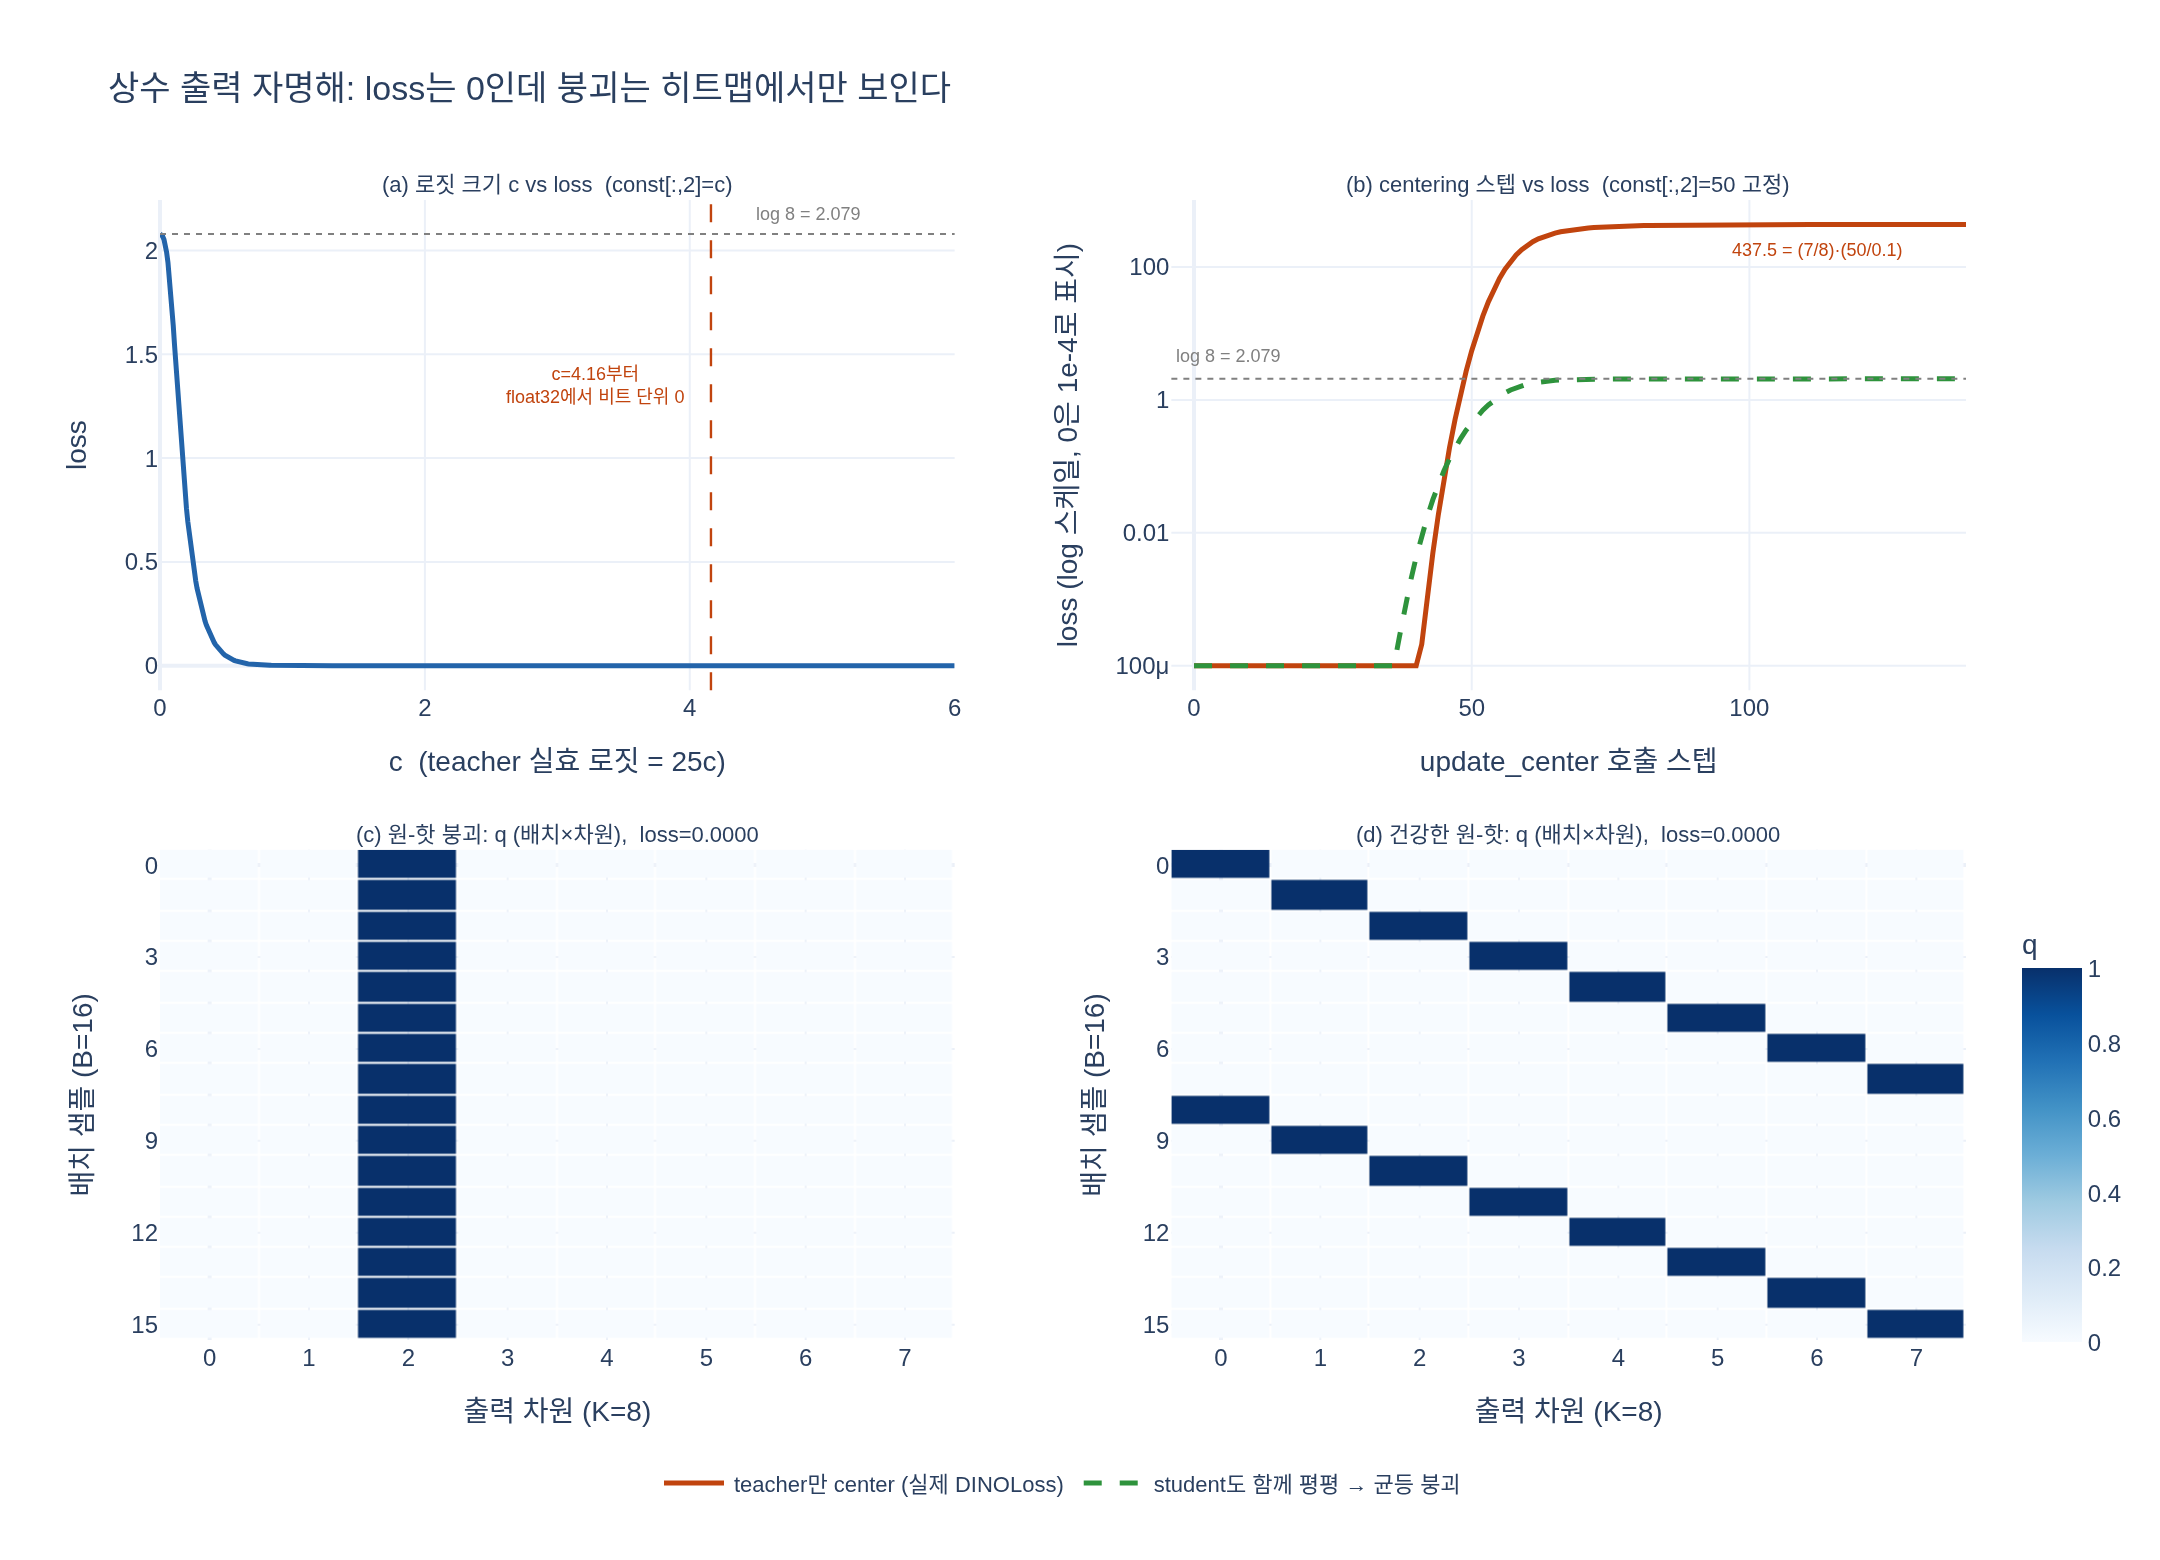

The script that drew this image:
# ---
# jupyter:
#   jupytext:
#     text_representation:
#       extension: .py
#       format_name: percent
#       format_version: '1.3'
#   kernelspec:
#     display_name: Python 3
#     language: python
#     name: python3
# ---

# %% [markdown]
# # 4절 자명해 시연 — 상수 출력 하나로 loss를 0으로 만들기
#
# 카드 질문: **4절의 자명해 시연에서 원-핫 붕괴를 어떻게 흉내 냈고 loss는 얼마였는가?**
#
# 답의 핵심은 두 줄이다.
#
# ```python
# const = torch.zeros(B, out_dim); const[:, 2] = 50.0   # 모든 샘플이 2번 차원에 로짓 50
# s_out = torch.cat([const, const]);  t_out = s_out.clone()   # 두 crop에 똑같이
# # → loss = 0.0000
# ```
#
# 학습은 없다. "네트워크가 입력을 아예 안 보고 항상 같은 로짓을 뱉는다"고 **가정만** 하고
# `DINOLoss`를 한 번 호출한다. 그런데 점수가 만점(0)이다.
#
# 이 스크립트는 노트북 4절을 그대로 재현한 뒤 네 방향으로 늘린다.
#
# 1. 세 시나리오 재현 — 원-핫 붕괴 0.0, 균등 붕괴 $\log 8$, 건강한 원-핫 0.0
# 2. **로짓 크기 $c$ 스윕** — 왜 하필 50인가? 언제부터 float32에서 진짜 0이 되나
# 3. **`use_center=True`** — centering을 켜면 이 치트가 어떻게 무너지는가
# 4. **loss는 붕괴를 못 잡는다**의 정량화 — 보조 지표 표
#
# 의존성: `torch`, `plotly`, `kaleido`.

# %%
import math

import torch
import torch.nn as nn
import torch.nn.functional as F
import plotly.graph_objects as go
from plotly.subplots import make_subplots

torch.manual_seed(0)
torch.set_printoptions(precision=3, sci_mode=False)


def _show(fig):
    try:
        from IPython import get_ipython
        if get_ipython() is not None:
            fig.show()
    except ImportError:
        pass


print("torch", torch.__version__)
# 출력: torch 2.4.0+cu121

# %% [markdown]
# ## 0. `MiniDINOLoss` — 노트북 3절과 동일 (자립 실행용 재정의)
#
# 원본 `main_dino.py`의 `DINOLoss`에서 `dist.all_reduce`와 teacher temp warmup만 뺀 것이다.
# 붕괴 방지 두 장치가 `forward` 안의 한 줄에 모여 있다.
#
# $$q = \mathrm{softmax}\!\left(\frac{z^{t} - \mathrm{center}}{\tau_t}\right),\qquad
#   p = \mathrm{softmax}\!\left(\frac{z^{s}}{\tau_s}\right),\qquad
#   \mathcal{L} = -\sum_i q_i \log p_i$$
#
# 기본값은 $\tau_t = 0.04$ (sharpening), $\tau_s = 0.1$.

# %%
class MiniDINOLoss(nn.Module):
    def __init__(self, out_dim, ncrops, teacher_temp, student_temp=0.1,
                 center_momentum=0.9, use_center=True):
        super().__init__()
        self.student_temp = student_temp
        self.teacher_temp = teacher_temp
        self.center_momentum = center_momentum
        self.ncrops = ncrops
        self.use_center = use_center
        self.register_buffer("center", torch.zeros(1, out_dim))

    def forward(self, student_output, teacher_output):
        student_out = (student_output / self.student_temp).chunk(self.ncrops)

        center = self.center if self.use_center else 0.0
        teacher_out = F.softmax((teacher_output - center) / self.teacher_temp, dim=-1)
        teacher_out = teacher_out.detach().chunk(2)

        total_loss, n_terms = 0.0, 0
        for iq, q in enumerate(teacher_out):
            for v in range(len(student_out)):
                if v == iq:
                    continue
                loss = torch.sum(-q * F.log_softmax(student_out[v], dim=-1), dim=-1)
                total_loss += loss.mean()
                n_terms += 1
        total_loss /= n_terms
        self.update_center(teacher_output)
        return total_loss

    @torch.no_grad()
    def update_center(self, teacher_output):
        batch_center = teacher_output.mean(dim=0, keepdim=True)
        self.center = self.center * self.center_momentum + batch_center * (1 - self.center_momentum)


def entropy(p):
    return -(p * p.clamp_min(1e-12).log()).sum(-1)


# %% [markdown]
# ## 1. 노트북 4절 재현 — 세 가지 상수 출력
#
# `B=16`, `out_dim=8`. crop은 global 2개뿐이므로 `ncrops=2`, 그리고 centering은 일단 끈다.

# %%
B, out_dim = 16, 8
loss_fn = MiniDINOLoss(out_dim, ncrops=2, teacher_temp=0.04, use_center=False)

# (1) 원-핫 붕괴 — 카드가 묻는 바로 그 코드
const = torch.zeros(B, out_dim)
const[:, 2] = 50.0
s_out = torch.cat([const, const])          # crop 2개, 전부 같은 출력
t_out = s_out.clone()
l_onehot = loss_fn(s_out, t_out).item()
print(f"one-hot collapse : loss = {l_onehot:.4f}   ← 0. 완벽한 점수")
# 출력: one-hot collapse : loss = 0.0000   ← 0. 완벽한 점수

# (2) 균등 붕괴 — 전부 0 로짓
zeros = torch.zeros(2 * B, out_dim)
l_uniform = loss_fn(zeros, zeros).item()
print(f"uniform collapse : loss = {l_uniform:.4f}   ← log 8 = {math.log(8):.4f}, KL은 0")
# 출력: uniform collapse : loss = 2.0794   ← log 8 = 2.0794, KL은 0

# (3) 건강한 경우 — 입력마다 다른 원-핫
healthy = F.one_hot(torch.arange(B) % out_dim, out_dim).float() * 50.0
h_out = torch.cat([healthy, healthy])
l_healthy = loss_fn(h_out, h_out).item()
print(f"healthy one-hot  : loss = {l_healthy:.4f}   ← 이것도 0")
# 출력: healthy one-hot  : loss = 0.0000   ← 이것도 0

print(f"\n노트북 수치와 일치? {l_onehot == 0.0 and abs(l_uniform - math.log(8)) < 1e-4 and l_healthy == 0.0}")
# 출력:
# 출력: 노트북 수치와 일치? True

# %% [markdown]
# `const[:, 2] = 50.0` 한 줄이 "붕괴한 네트워크"의 전부다. 배치의 **16개 샘플이 전부 같은 행**이고,
# 두 crop(`torch.cat([const, const])`)에도 **똑같은** 값이 들어간다.
# teacher와 student가 같은 값을 보므로 $q$도 $p$도 2번 차원에 몰린 원-핫이 되고,
# $H(q,p) = h(q) + D_{KL}(q\|p) = 0 + 0 = 0$.
#
# (1)과 (3)의 loss가 **똑같이 0**이라는 게 4절의 진짜 메시지다.
# loss는 "입력이 출력을 바꾸는가"를 아예 보지 않는다.

# %% [markdown]
# ## 2. 왜 하필 50인가 — 로짓 크기 스윕
#
# `const[:, 2] = c` 의 $c$를 0부터 50까지 움직여 보자. 결정적인 건 **온도로 나뉜다**는 점이다.
#
# $$\text{teacher 실효 로짓} = \frac{c}{\tau_t} = \frac{c}{0.04} = 25c,
#   \qquad \text{student 실효 로짓} = \frac{c}{\tau_s} = 10c$$
#
# 즉 $c=50$은 teacher에게 **1250**짜리 로짓이다. $e^{1250}$ 대 $e^0$의 싸움이라 $q$는 완벽한 원-핫이다.
# 손으로 쓰면 loss는
#
# $$\mathcal{L}(c) = \underbrace{q_2\log\!\left(1 + 7e^{-10c}\right)}_{\text{정답 차원 항}}
#   \;+\; \underbrace{7\,q_{\neq}\left(10c + \log(1+7e^{-10c})\right)}_{\text{나머지 7개}},
#   \qquad q_2 = \frac{e^{25c}}{e^{25c}+7}$$
#
# $c=0$이면 $\log 8$, $c\to\infty$면 $0$. 지수로 죽으므로 **아주 빨리** 0에 닿는다.

# %%
def const_loss(c, temp_t=0.04, temp_s=0.1, B=16, out_dim=8):
    fn = MiniDINOLoss(out_dim, ncrops=2, teacher_temp=temp_t, student_temp=temp_s, use_center=False)
    x = torch.zeros(B, out_dim)
    x[:, 2] = c
    xx = torch.cat([x, x])
    return fn(xx, xx.clone()).item()


cs = torch.cat([torch.linspace(0, 6, 601), torch.linspace(6.1, 50, 440)])
losses = torch.tensor([const_loss(c.item()) for c in cs])

first_zero = cs[(losses == 0.0).nonzero()[0, 0]].item()
first_1em6 = cs[(losses < 1e-6).nonzero()[0, 0]].item()
first_1em3 = cs[(losses < 1e-3).nonzero()[0, 0]].item()
print(f"loss < 1e-3  : c >= {first_1em3:.3f}   (실효 student 로짓 {10*first_1em3:.1f})")
print(f"loss < 1e-6  : c >= {first_1em6:.3f}   (실효 student 로짓 {10*first_1em6:.1f})")
print(f"loss == 0.0  : c >= {first_zero:.3f}   (실효 student 로짓 {10*first_zero:.1f})  ← float32에서 '진짜' 0")
print(f"c=50 은 여기서 {50/first_zero:.0f}배 여유.  teacher 실효 로짓 = 50/0.04 = {50/0.04:.0f}")
# 출력: loss < 1e-3  : c >= 0.890   (실효 student 로짓 8.9)
# 출력: loss < 1e-6  : c >= 1.580   (실효 student 로짓 15.8)
# 출력: loss == 0.0  : c >= 4.160   (실효 student 로짓 41.6)  ← float32에서 '진짜' 0
# 출력: c=50 은 여기서 12배 여유.  teacher 실효 로짓 = 50/0.04 = 1250

for c in [0.0, 0.05, 0.1, 0.2, 0.5, 1.0, 1.5, 2.0, 3.0, 4.0, 4.2, 50.0]:
    print(f"  c={c:5.2f}  10c={10*c:6.1f}  25c={25*c:7.1f}  loss={const_loss(c):.3e}")
# 출력:   c= 0.00  10c=   0.0  25c=    0.0  loss=2.079e+00
# 출력:   c= 0.05  10c=   0.5  25c=    1.2  loss=1.991e+00
# 출력:   c= 0.10  10c=   1.0  25c=    2.5  loss=1.639e+00
# 출력:   c= 0.20  10c=   2.0  25c=    5.0  loss=7.566e-01
# 출력:   c= 0.50  10c=   5.0  25c=   12.5  loss=4.622e-02
# 출력:   c= 1.00  10c=  10.0  25c=   25.0  loss=3.178e-04
# 출력:   c= 1.50  10c=  15.0  25c=   37.5  loss=2.146e-06
# 출력:   c= 2.00  10c=  20.0  25c=   50.0  loss=2.700e-20
# 출력:   c= 3.00  10c=  30.0  25c=   75.0  loss=5.625e-31
# 출력:   c= 4.00  10c=  40.0  25c=  100.0  loss=1.059e-41
# 출력:   c= 4.20  10c=  42.0  25c=  105.0  loss=0.000e+00
# 출력:   c=50.00  10c= 500.0  25c= 1250.0  loss=0.000e+00

# %% [markdown]
# 읽는 법 — 0으로 가는 길이 **두 단계**다.
#
# - $c \approx 0.89$면 벌써 loss $< 10^{-3}$, $c \approx 1.58$이면 $< 10^{-6}$.
#   온도가 로짓을 10~25배로 뻥튀기하니 $c$가 1 근처만 돼도 사실상 붕괴다.
# - **1단계 ($c \approx 2$):** 정답 차원 항 $\log(1+7e^{-10c})$가 죽는다.
#   `log_softmax`는 $z - \mathrm{logsumexp}(z)$인데 $10c=20$이면 $7e^{-20}\approx1.4\times10^{-8}$이
#   float32 유효자리 밖이라 `log_softmax`의 정답 성분이 정확히 `0.0`이 된다.
#   그 뒤 남는 건 나머지 7차원 항 $7e^{-25c}\cdot 10c$ 뿐이라 loss가 $2.7\times10^{-20}$으로 뚝 떨어진다.
# - **2단계 ($c \approx 4.16$):** 그 잔여항의 $e^{-25c}$가 float32 최소 비정규수($1.4\times10^{-45}$) 아래로
#   **underflow** 한다. $25c \approx 104$ 지점이고, 여기서부터 loss는 비트 단위로 정확히 `0.0`이다.
# - 노트북이 쓴 $c=50$은 그 문턱의 **약 12배**. "확실하게 붕괴한 상태"를 넉넉히 잡은 값이지
#   50이라는 숫자 자체에 의미가 있는 건 아니다. $c=5$로 바꿔도 loss는 똑같이 정확히 0이다.

# %% [markdown]
# ## 3. `use_center=True` — centering이 이 치트에 벌점을 매긴다
#
# 위 시연은 `use_center=False`였다. 이제 **똑같은 상수 출력**에 centering을 켜고
# `forward`를 여러 번 반복 호출한다. `update_center`가 매번
#
# $$\mathrm{center} \leftarrow 0.9\,\mathrm{center} + 0.1\,\overline{z^{t}}$$
#
# 를 돌리는데, 모든 행이 같으므로 배치 평균 $\overline{z^t}$은 상수 행 그 자체다. 따라서 $t$ 스텝 뒤
#
# $$\mathrm{center}_t = (1 - 0.9^{t})\cdot \mathrm{const},\qquad
#   z^{t} - \mathrm{center}_t = 0.9^{t}\cdot \mathrm{const}$$
#
# **center가 상수 출력을 지수적으로 상쇄한다.** teacher의 실효 로짓은 $1250 \cdot 0.9^{t}$로 줄어들고,
# $t \approx 68$쯤에 $O(1)$이 되면서 $q$가 균등분포로 무너진다.
#
# 두 갈래를 같이 그린다.
#
# - **teacher만 centering** (실제 `DINOLoss`): student는 여전히 뾰족한 원-핫이라
#   $q$가 평평해지는 순간 $-\sum q\log p$가 **폭발**한다.
# - **student도 같이 평평해지는 경우**: 모델이 벌점을 피해 도망가면 $q$와 $p$가 함께 균등해져 loss $\to \log 8$.
#   이게 "centering만 켜면 균등 붕괴로 간다"의 정체다.

# %%
STEPS = 140

# (a) 실제 DINOLoss 경로 — teacher에만 center 적용
fn_c = MiniDINOLoss(out_dim, ncrops=2, teacher_temp=0.04, use_center=True)
const2 = torch.zeros(B, out_dim)
const2[:, 2] = 50.0
xx = torch.cat([const2, const2])

steps, loss_teacher_only, eff_logit, h_q = [], [], [], []
for t in range(STEPS):
    eff = (const2 - fn_c.center)[0, 2].item() / 0.04     # 이번 스텝의 teacher 실효 로짓
    q = F.softmax((const2 - fn_c.center) / 0.04, -1)
    l = fn_c(xx, xx.clone()).item()                      # forward 끝에서 update_center 호출됨
    steps.append(t); loss_teacher_only.append(l)
    eff_logit.append(eff); h_q.append(entropy(q).mean().item())

# (b) student도 함께 상쇄되는 가상 경로 — 모델이 centering을 따라 평평해진 경우
fn_b = MiniDINOLoss(out_dim, ncrops=2, teacher_temp=0.04, use_center=True)
loss_both = []
for t in range(STEPS):
    centered = const2 - fn_b.center
    s = torch.cat([centered, centered])
    loss_both.append(fn_b(s, torch.cat([const2, const2])).item())

for t in [0, 20, 40, 50, 60, 68, 80, 100, 139]:
    print(f"step {t:4d}  teacher 실효로짓 {eff_logit[t]:9.2f}  h(q) {h_q[t]:.4f}   "
          f"loss(teacher만 center) {loss_teacher_only[t]:9.3f}   loss(student도) {loss_both[t]:7.4f}")
# 출력: step    0  teacher 실효로짓   1250.00  h(q) 0.0000   loss(teacher만 center)     0.000   loss(student도)  0.0000
# 출력: step   20  teacher 실효로짓    151.97  h(q) 0.0000   loss(teacher만 center)     0.000   loss(student도)  0.0000
# 출력: step   40  teacher 실효로짓     18.48  h(q) 0.0000   loss(teacher만 center)     0.000   loss(student도)  0.0043
# 출력: step   50  teacher 실효로짓      6.44  h(q) 0.0821   loss(teacher만 center)     5.512   loss(student도)  0.4550
# 출력: step   60  teacher 실효로짓      2.25  h(q) 1.5098   loss(teacher만 center)   212.710   loss(student도)  1.7304
# 출력: step   68  teacher 실효로짓      0.97  h(q) 2.0008   loss(teacher만 center)   363.425   loss(student도)  2.0311
# 출력: step   80  teacher 실효로짓      0.27  h(q) 2.0748   loss(teacher만 center)   420.954   loss(student도)  2.0765
# 출력: step  100  teacher 실효로짓      0.03  h(q) 2.0794   loss(teacher만 center)   435.646   loss(student도)  2.0794
# 출력: step  139  teacher 실효로짓      0.00  h(q) 2.0794   loss(teacher만 center)   437.453   loss(student도)  2.0794

print(f"\nteacher만 center: 마지막 loss = {loss_teacher_only[-1]:.3f}"
      f"   (이론값 (1-1/8)*50/0.1 = {(7/8)*50/0.1:.3f})")
print(f"student도 함께  : 마지막 loss = {loss_both[-1]:.4f}   (log 8 = {math.log(8):.4f})")
# 출력:
# 출력: teacher만 center: 마지막 loss = 437.453   (이론값 (1-1/8)*50/0.1 = 437.500)
# 출력: student도 함께  : 마지막 loss = 2.0794   (log 8 = 2.0794)

# %% [markdown]
# **이 셀이 4절의 반쪽을 채운다.** `use_center=False`에서 만점(0)이던 자명해가,
# centering을 켜자 40여 스텝 버티다가 무너진다 (step 40에 loss 0.000 → step 50에 5.5 → step 100에 435.6).
#
# - center가 상수 출력을 **정확히** 따라잡아 $z^t - \mathrm{center} \to 0$, 즉 $q \to$ 균등.
# - 그 순간 student는 아직 2번 차원만 확신하고 있으므로 $-\sum q \log p$가 $437.5$까지 치솟는다.
#   ($p_{i\neq 2}$의 로그가 $-50/0.1 = -500$이고, 균등 $q$가 그중 $7/8$을 집어 든다.)
# - 그래서 gradient는 "그 뾰족함을 버려라"라고 민다. 버리고 나면 도착지가 $\log 8 = 2.079$ — **균등 붕괴**.
#
# 즉 centering은 원-핫 붕괴를 **금지**하지만, 혼자서는 반대쪽 붕괴로 밀어낸다.
# 그래서 sharpening($\tau_t=0.04$)이 짝으로 필요하다. 노트북 6절 표의 내용이다.
#
# 곁가지 확인: 왜 하필 40~70스텝인가? 실효 로짓이 $1250\cdot 0.9^{t}$이므로
# $1250\cdot 0.9^{t} = 1$ 이 되는 지점이 $t = \log 1250 / \log(1/0.9) \approx 67.7$ —
# 표에서 step 68의 실효 로짓이 0.97로 딱 맞는다.
# 그 앞 step 40(실효 로짓 18.5)까지는 $q$가 아직 float32 기준 완전한 원-핫이라 loss가 0을 유지한다.
# 2절에서 본 "$25c \approx 40$ 위면 사실상 원-핫"이라는 문턱과 같은 이야기다.

# %% [markdown]
# ## 4. "loss는 붕괴를 못 잡는다"를 숫자로
#
# 붕괴 출력과 건강한 출력의 loss는 **같다**(둘 다 0). 구분하려면 다른 걸 봐야 한다.
# 노트북 5절이 쓰는 세 지표를 teacher 분포 $q$ 위에서 계산한다.
#
# | 지표 | 정의 | 뜻 |
# |---|---|---|
# | `h_each` | $\frac{1}{B}\sum_b h(q_b)$ | 샘플 하나하나가 확신하는가 |
# | `h_mean` | $h\!\left(\frac{1}{B}\sum_b q_b\right)$ | 배치 전체가 차원을 골고루 쓰는가 |
# | `top_share` | 가장 많이 뽑힌 argmax 차원의 비율 | 한 차원이 판을 덮는가 |
#
# `h_each` 낮음 + `h_mean` 높음 = 건강. 둘 다 낮음 = 원-핫 붕괴. 둘 다 높음 = 균등 붕괴.

# %%
@torch.no_grad()
def metrics(logits, teacher_temp=0.04):
    q = F.softmax(logits / teacher_temp, -1)
    codes = q.argmax(-1)
    top_share = codes.bincount(minlength=q.shape[-1]).max().item() / len(codes)
    he, hm = entropy(q).mean().item(), entropy(q.mean(0)).item()
    return q, abs(he) if abs(he) < 1e-9 else he, abs(hm) if abs(hm) < 1e-9 else hm, top_share


scenarios = [
    ("원-핫 붕괴 const[:,2]=50", const, l_onehot),
    ("균등 붕괴  zeros",          torch.zeros(B, out_dim), l_uniform),
    ("건강한 원-핫 (샘플별로 다름)", healthy, l_healthy),
]

print(f"{'시나리오':30s} {'loss':>8s} {'h_each':>8s} {'h_mean':>8s} {'top_share':>10s}")
print("-" * 68)
qs = {}
for name, logits, lv in scenarios:
    q, he, hm, ts = metrics(logits)
    qs[name] = q
    print(f"{name:30s} {lv:8.4f} {he:8.4f} {hm:8.4f} {ts:10.3f}")
print(f"\nlog 8 = {math.log(8):.4f},  1/8 = {1/8:.3f}")
# 출력: 시나리오                               loss   h_each   h_mean  top_share
# 출력: --------------------------------------------------------------------
# 출력: 원-핫 붕괴 const[:,2]=50             0.0000   0.0000   0.0000      1.000
# 출력: 균등 붕괴  zeros                     2.0794   2.0794   2.0794      1.000
# 출력: 건강한 원-핫 (샘플별로 다름)                0.0000   0.0000   2.0794      0.125
# 출력:
# 출력: log 8 = 2.0794,  1/8 = 0.125

# %% [markdown]
# **결론 한 줄: `loss` 열은 1행과 3행이 같고(0.0000), `h_mean`/`top_share` 열은 완전히 다르다.**
#
# - 원-핫 붕괴: `h_mean = 0`, `top_share = 1.0` — 16개 샘플 전부 2번 차원.
# - 건강: `h_mean = log 8 = 2.079`(8개 차원을 골고루), `top_share = 1/8 = 0.125`.
# - `h_each`는 1행과 3행 모두 0이다. **이 지표 하나만으로는 구분 못 한다** —
#   노트북이 "`h_each`와 `h_mean`은 짝으로 봐야 한다"고 한 이유가 이것이다.
#
# 주의: 균등 붕괴 행의 `top_share = 1.0`은 지표의 함정이다. 모든 확률이 정확히 $1/8$로 동률이라
# `argmax`가 항상 0번을 돌려주기 때문이지, 한 차원이 지배해서가 아니다.
# 실전에서는 로짓에 노이즈가 있어 이 값이 $1/K$ 근처로 흩어진다. 균등 붕괴는 `h_each`로 잡아야 한다.
#
# 그래서 실전에서는 `eval_knn.py`를 따로 돌리거나 teacher 출력의 `h_each`/`h_mean`/`top_share`를
# 로깅한다. loss 곡선만 보고 있으면 붕괴가 진행 중인 걸 모른다.

# %% [markdown]
# ## 5. 시각화
#
# - (a) 로짓 크기 $c$ vs loss — 어디서 0에 닿는가
# - (b) centering 스텝 vs loss — 자명해가 무너지는 과정
# - (c)(d) 붕괴 / 건강 두 상태의 teacher 분포 히트맵 (배치 × 차원)
#
# 히트맵이 가장 직관적이다: 붕괴는 **모든 행이 같은 열**에 몰려 있고, 건강은 대각선으로 흩어진다.
# loss는 둘 다 0이다.

# %%
fig = make_subplots(
    rows=2, cols=2,
    subplot_titles=(
        "(a) 로짓 크기 c vs loss  (const[:,2]=c)",
        "(b) centering 스텝 vs loss  (const[:,2]=50 고정)",
        "(c) 원-핫 붕괴: q (배치×차원),  loss=0.0000",
        "(d) 건강한 원-핫: q (배치×차원),  loss=0.0000",
    ),
    specs=[[{}, {}], [{"type": "heatmap"}, {"type": "heatmap"}]],
    vertical_spacing=0.14, horizontal_spacing=0.12,
)

# (a)
mask = cs <= 6.0
fig.add_trace(go.Scatter(x=cs[mask], y=losses[mask], mode="lines", name="loss(c)",
                         showlegend=False, line=dict(color="#2364AA", width=2.5)), row=1, col=1)
fig.add_hline(y=math.log(8), line=dict(dash="dot", color="gray", width=1), row=1, col=1)
fig.add_annotation(x=4.9, y=math.log(8), text="log 8 = 2.079", showarrow=False,
                   yshift=10, font=dict(size=9, color="gray"), row=1, col=1)
fig.add_vline(x=first_zero, line=dict(dash="dash", color="#C1440E", width=1.2), row=1, col=1)
fig.add_annotation(x=first_zero, y=1.35, text=f"c={first_zero:.2f}부터<br>float32에서 비트 단위 0",
                   showarrow=False, xshift=-58, font=dict(size=9, color="#C1440E"), row=1, col=1)
fig.update_xaxes(title_text="c  (teacher 실효 로짓 = 25c)", row=1, col=1)
fig.update_yaxes(title_text="loss", row=1, col=1)

# (b)
FLOOR = 1e-4
cl = lambda v: [max(x, FLOOR) for x in v]
fig.add_trace(go.Scatter(x=steps, y=cl(loss_teacher_only), mode="lines", name="teacher만 center (실제 DINOLoss)",
                         line=dict(color="#C1440E", width=2.5)), row=1, col=2)
fig.add_trace(go.Scatter(x=steps, y=cl(loss_both), mode="lines", name="student도 함께 평평 → 균등 붕괴",
                         line=dict(color="#2E933C", width=2.5, dash="dash")), row=1, col=2)
fig.add_hline(y=math.log(8), line=dict(dash="dot", color="gray", width=1), row=1, col=2)
fig.add_annotation(x=6, y=math.log10(math.log(8)), text="log 8 = 2.079", showarrow=False, yshift=11,
                   font=dict(size=9, color="gray"), row=1, col=2)
fig.add_annotation(x=112, y=math.log10(437.5), text="437.5 = (7/8)·(50/0.1)", showarrow=False, yshift=-13,
                   font=dict(size=9, color="#C1440E"), row=1, col=2)
fig.update_xaxes(title_text="update_center 호출 스텝", row=1, col=2)
fig.update_yaxes(title_text="loss (log 스케일, 0은 1e-4로 표시)", type="log", row=1, col=2)

# (c)(d)
q_col = qs["원-핫 붕괴 const[:,2]=50"]
q_hea = qs["건강한 원-핫 (샘플별로 다름)"]
for col, q in [(1, q_col), (2, q_hea)]:
    fig.add_trace(go.Heatmap(z=q.numpy(), coloraxis="coloraxis",
                             xgap=1, ygap=1), row=2, col=col)
    fig.update_xaxes(title_text="출력 차원 (K=8)", dtick=1, row=2, col=col)
    fig.update_yaxes(title_text="배치 샘플 (B=16)", autorange="reversed", dtick=3, row=2, col=col)

fig.update_layout(
    coloraxis=dict(colorscale="Blues", cmin=0, cmax=1, colorbar=dict(title="q", len=0.4, y=0.18)),
    height=780, width=1080, template="plotly_white",
    title_text="상수 출력 자명해: loss는 0인데 붕괴는 히트맵에서만 보인다",
    legend=dict(orientation="h", yanchor="top", y=-0.10, xanchor="center", x=0.5, font=dict(size=11)),
    margin=dict(t=100, b=110),
)
fig.update_annotations(font_size=11, selector=dict(xref="paper"))

_show(fig)
fig.write_image("/home/sungwoo/projects/swcho/dino/fm/entropy/.fm/hints/4f75fbe4-9068-459c-99ea-227bfb3532b0/expy.png", scale=2)
print("saved expy.png")
# 출력: saved expy.png

# %% [markdown]
# ## 정리
#
# | 물음 | 답 |
# |---|---|
# | 원-핫 붕괴를 어떻게 흉내 냈나 | `const = torch.zeros(B, out_dim); const[:, 2] = 50.0` — 모든 샘플이 2번 차원에 로짓 50인 **상수** 출력 |
# | 어디에 넣었나 | `s_out = torch.cat([const, const])`, `t_out = s_out.clone()` — 두 crop과 student/teacher 모두 같은 값 |
# | loss는 | **0.0000**. 완벽한 점수 |
# | 왜 0인가 | $q$도 $p$도 같은 원-핫 → $h(q)=0$, $D_{KL}(q\|p)=0$ |
# | 왜 50인가 | $\tau_t=0.04$로 나뉘어 실효 로짓 $25c=1250$. float32에서 loss가 비트 단위로 0이 되는 문턱은 $c\approx4.16$이니 12배 여유 |
# | 이게 왜 문제인가 | 입력마다 다른 원-핫을 내는 **건강한** 경우도 loss가 똑같이 0. loss로는 둘을 구분 못 한다 |
# | 무엇이 막나 | `use_center=True`. center가 상수 출력을 지수적으로 상쇄해 100스텝 안에 loss를 0 → 437.5로 밀어올린다 |
